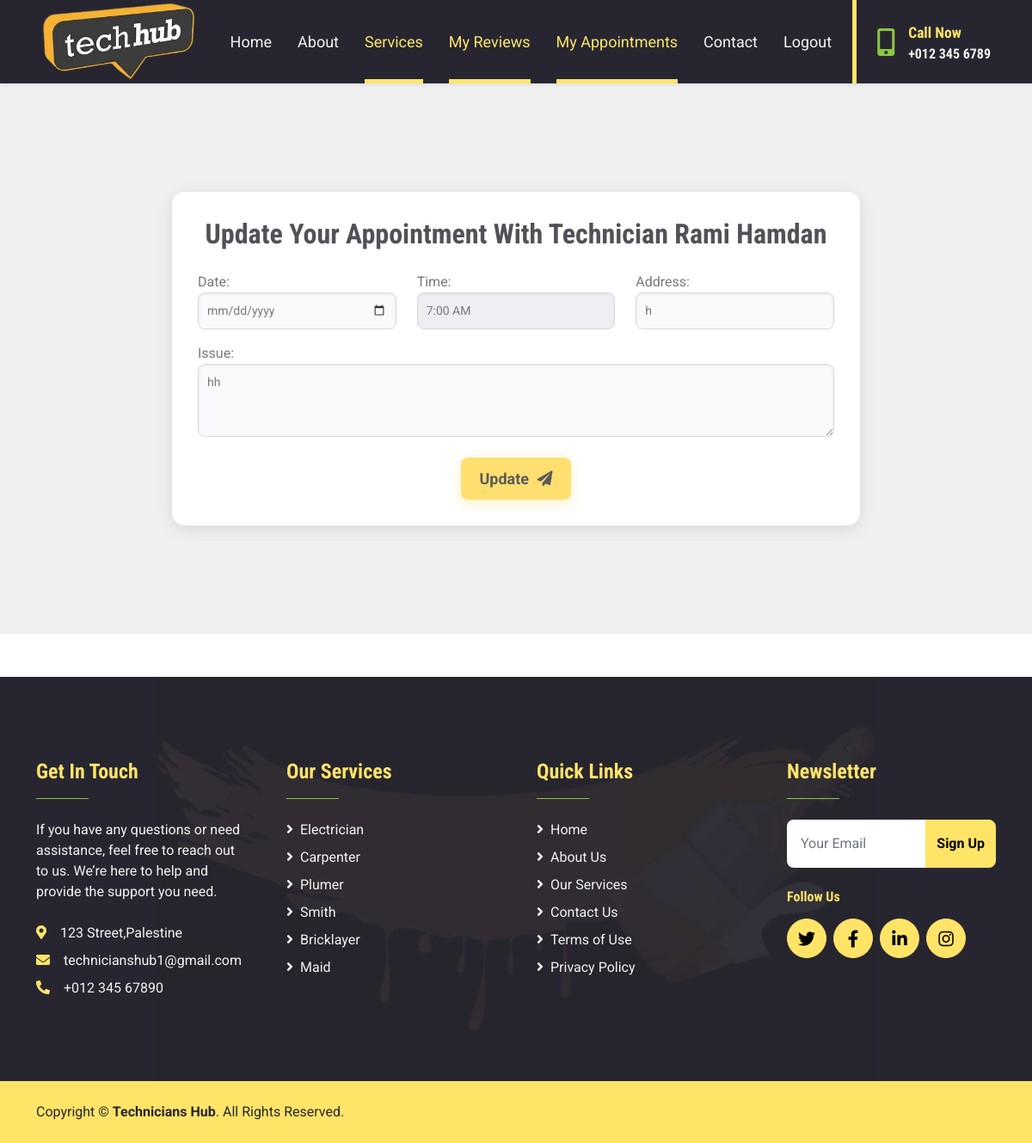
/update_appointment/3/ (signed in), run on the app's committed database.
### Technicians_app/models.py (models this page shows, shortened)
class Technician(models.Model):
    first_name = models.CharField(max_length=45)
    last_name = models.CharField(max_length=45)
    bio = models.TextField()
    phone_number = models.CharField(max_length=25)
    city = models.CharField(max_length=45)
    age = models.IntegerField()
    image = models.ImageField(upload_to='image/')
    created_at = models.DateField(auto_now_add=True)
    updated_at = models.DateField(auto_now=True)
    users = models.ManyToManyField(User, related_name="technicians",blank=True)
    role=models.ForeignKey(Role,related_name="technicians",on_delete=models.CASCADE , default=1)

class Appointment(models.Model):
    technician = models.ForeignKey(Technician, related_name="technician_appointments", on_delete=models.CASCADE)
    user = models.ForeignKey(User, related_name="user_appointments", on_delete=models.CASCADE)
    date = models.DateField()
    time = models.TimeField()
    address = models.CharField(max_length=255)
    issue = models.TextField()
    created_at = models.DateTimeField(auto_now_add=True)
    updated_at = models.DateTimeField(auto_now=True)

### Technicians_app/views.py (the view)
# urls.py: path('update_appointment/<int:appointment_id>/', views.update_appointment, name='update_appointment'),
def update_appointment(request, appointment_id):
    if 'id' not in request.session:
        return redirect('login')
    user_id = request.session['id']
    appointment = models.get_appointment(appointment_id)
    if appointment.user_id != user_id:
        messages.error(request, "You are not authorized to update this appointment.")
        return redirect('/recent_appointments')
    technician = appointment.technician
    if request.method == 'POST':
        models.update_appointment(request, appointment_id)
        send_mail(
            'Appointment Updated Successfully',
            f'Your Appointment with techncian {technician.first_name} {technician.last_name} has been Updated to be on {appointment.date} at {appointment.time}.',
            'TechniciansHub1@gmail.com',
            [appointment.user.email],
            fail_silently=False,
        )
        messages.success(request, f"Appointment with technician {technician.first_name} {technician.last_name} updated successfully.", extra_tags='info')
        return redirect('/recent_appointments')
    else:
        return render(request, 'update_appointment.html', {'appointment': appointment, 'technician': technician})

### Technicians_app/models.py (called while the page is built)
def get_appointment(appointment_id):
        return Appointment.objects.get(id=appointment_id)

### Technicians_app/templates/update_appointment.html (shortened to what this page needs)
<!DOCTYPE html>
<html lang="en">
<head>
    {% load static%}
    <link href="https://cdnjs.cloudflare.com/ajax/libs/font-awesome/5.15.0/css/all.min.css" rel="stylesheet">
    <link href="https://cdn.jsdelivr.net/npm/bootstrap-icons@1.4.1/font/bootstrap-icons.css" rel="stylesheet">
    <link href="lib/owlcarousel/assets/owl.carousel.min.css" rel="stylesheet">
    <link href="{% static 'css/bootstrap.min.css'%}" rel="stylesheet">
    <link href="{% static 'css/services.css'%}" rel="stylesheet">
    <link href="{% static 'css/app.css'%}" rel="stylesheet">
</head>
<body>
    <nav class="navbar navbar-expand-lg bg-dark navbar-dark shadow-sm px-5 py-3 py-lg-0">
        <a href="/" class="Header-branding" data-nc-element="branding" data-content-field="site-title">
            <img src="{% static 'image/logo2.PNG' %}" alt="One &amp; Done Remodeling" sizes="200px"
                class="Header-branding-logo" style="display:block; width:180px; height:auto;" loading="lazy"
                decoding="async" data-loader="sqs">
        </a>
        <div class="collapse navbar-collapse" id="navbarCollapse">
            <div class="navbar-nav ms-auto py-0 pe-4 border-end border-5 border-primary">
                <a href="/" class="nav-item nav-link">Home</a>
                <a href="/about_us" class="nav-item nav-link">About</a>
                <a href="/services" class="nav-item nav-link active">Services</a>
                <a href="{% url 'recent_reviews' %}" class="nav-item nav-link active">My Reviews</a>
                <a href="/recent_appointments" class="nav-item nav-link active">My Appointments</a>
                <a href="/contact" class="nav-item nav-link">Contact</a>
                <a href="{% url 'logout_user' %}" class="nav-item nav-link">Logout</a>
            </div>
            <div class="d-none d-lg-flex align-items-center ps-4">
                <i class="fa fa-2x fa-mobile-alt text-secondary me-3"></i>
                <div>
                    <h5 class="text-primary mb-1"><small>Call Now</small></h5>
                    <h6 class="text-light m-0">+012 345 6789</h6>
                </div>
            </div>
        </div>
    </nav>
    <div class="form-container-wrapper">
        <div class="container form-container">
            <h2 class="mb-4 text-center">Update Your Appointment With Technician {{ technician.first_name }} {{ technician.last_name }}</h2>
            <form method="post" action="{% url 'update_appointment' appointment.id %}">
                <div class="row mb-3">
                    <div class="col-md-4">
                        <div class="form-group">
                            <label for="date">Date:</label>
                            <input type="date" value="{{appiontment.date}}" name="date" id="date" class="form-control form-control-sm stylish-input" required>
                        </div>
                    </div>
                    <div class="col-md-4">
                        <div class="form-group">
                            <label for="time">Time:</label>
                            <select name="time" value="{{appointment.time}}" id="time" class="form-control form-control-sm stylish-input" required>
                                <option value="07:00:00">7:00 AM</option>
                            </select>
                        </div>
                    </div>
                    <div class="col-md-4">
                        <div class="form-group">
                            <label for="address">Address:</label>
                            <input type="text" value="{{appointment.address}}" name="address" id="address" class="form-control form-control-sm stylish-input" required>
                        </div>
                    </div>
                </div>
                <div class="form-group mb-4">
                    <label for="issue">Issue:</label>
                    <textarea name="issue"  id="issue" rows="3" class="form-control form-control-sm stylish-input" required>{{appointment.issue}}</textarea>
                </div>
                <div class="d-flex justify-content-center">
                    <button type="submit" class="btn stylish-button">
                        Update <i class="fas fa-paper-plane"></i>
                    </button>
                </div>
            </form>
        </div>
    </div>
    <div class="container-fluid bg-dark bg-footer text-light py-5">
        <div class="container py-5">
            <div class="row g-5">
                <div class="col-lg-3 col-md-6">
                    <h4 class="text-primary">Get In Touch</h4>
                    <hr class="w-25 text-secondary mb-4" style="opacity: 1;">
                    <p class="mb-4">If you have any questions or need assistance, feel free to reach out to us. We’re
                        here to help and provide the support you need.</p>
                    <p class="mb-2"><i class="fa fa-map-marker-alt text-primary me-3"></i>123 Street,Palestine</p>
                    <p class="mb-2"><i class="fa fa-envelope text-primary me-3"></i>technicianshub1@gmail.com</p>
                    <p class="mb-0"><i class="fa fa-phone-alt text-primary me-3"></i>+012 345 67890</p>
                </div>
                <div class="col-lg-3 col-md-6">
                    <h4 class="text-primary">Our Services</h4>
                    <hr class="w-25 text-secondary mb-4" style="opacity: 1;">
                    <div class="d-flex flex-column justify-content-start">
                        <a class="text-light mb-2" href="#"><i class="fa fa-angle-right me-2"></i>Electrician</a>
                        <a class="text-light mb-2" href="#"><i class="fa fa-angle-right me-2"></i>Carpenter</a>
                        <a class="text-light mb-2" href="#"><i class="fa fa-angle-right me-2"></i>Plumer</a>
                        <a class="text-light mb-2" href="#"><i class="fa fa-angle-right me-2"></i>Smith</a>
                        <a class="text-light mb-2" href="#"><i class="fa fa-angle-right me-2"></i>Bricklayer</a>
                        <a class="text-light" href="#"><i class="fa fa-angle-right me-2"></i>Maid</a>
                    </div>
                </div>
                <div class="col-lg-3 col-md-6">
                    <h4 class="text-primary">Quick Links</h4>
                    <hr class="w-25 text-secondary mb-4" style="opacity: 1;">
                    <div class="d-flex flex-column justify-content-start">
                        <a class="text-light mb-2" href="/"><i class="fa fa-angle-right me-2"></i>Home</a>
                        <a class="text-light mb-2" href="/about_us"><i class="fa fa-angle-right me-2"></i>About Us</a>
                        <a class="text-light mb-2" href="/services"><i class="fa fa-angle-right me-2"></i>Our
                            Services</a>
                        <a class="text-light mb-2" href="/contact"><i class="fa fa-angle-right me-2"></i>Contact Us</a>
                        <a class="text-light mb-2" href="/terms"><i class="fa fa-angle-right me-2"></i>Terms of Use</a>
                        <a class="text-light mb-2" href="/privacy_policy"><i class="fa fa-angle-right me-2"></i>Privacy
                            Policy</a>
                    </div>
                </div>
                <div class="col-lg-3 col-md-6">
                    <h4 class="text-primary">Newsletter</h4>
                    <hr class="w-25 text-secondary mb-4" style="opacity: 1;">
                    <form action="">
                        <div class="input-group">
                            <input type="text" class="form-control p-3 border-0" placeholder="Your Email">
                            <button class="btn btn-primary">Sign Up</button>
                        </div>
                    </form>
                    <h6 class="text-primary mt-4 mb-3">Follow Us</h6>
                    <div class="d-flex">
                        <a class="btn btn-lg btn-primary btn-lg-square rounded-circle me-2" href="#"><i
                                class="fab fa-twitter"></i></a>
                        <a class="btn btn-lg btn-primary btn-lg-square rounded-circle me-2" href="#"><i
                                class="fab fa-facebook-f"></i></a>
                        <a class="btn btn-lg btn-primary btn-lg-square rounded-circle me-2" href="#"><i
                                class="fab fa-linkedin-in"></i></a>
                        <a class="btn btn-lg btn-primary btn-lg-square rounded-circle" href="#"><i
                                class="fab fa-instagram"></i></a>
                    </div>
                </div>
            </div>
        </div>
    </div>
    <div class="container-fluid bg-primary text-dark py-4">
        <div class="container">
            <div class="row g-0">
                <div class="col-md-6 text-center text-md-start">
                    <p class="mb-md-0">Copyright &copy; <a class="text-dark fw-bold" href="#">Technicians Hub</a>. All
                        Rights Reserved.</p>
                </div>
            </div>
        </div>
    </div>
</body>
</html>

### Technicians_app/static/css/services.css (style rules this page uses)
:root { --primary: #FFE468; --secondary: #8CC641; --light: #F2F2F2; --dark: #272630; }
.btn { font-weight: 700; transition: .5s; }
.btn-lg-square { width: 46px; height: 46px; }
.btn-square, .btn-sm-square, .btn-lg-square { padding-left: 0; padding-right: 0; text-align: center; }
.navbar-dark .navbar-nav .nav-link { position: relative; margin-left: 30px; padding: 35px 0; font-size: 18px; color: var(--light); outline: none; transition: .5s; }
.navbar-dark .navbar-nav .nav-link:hover, .navbar-dark .navbar-nav .nav-link.active { color: var(--primary); }
@media (min-width: 992px) { .navbar-dark .navbar-nav .nav-link::before { position: absolute; content: ""; width: 0; height: 5px; bottom: 0; left: 50%; background: var(--primary); transition: .5s; } }
@media (min-width: 992px) { .navbar-dark .navbar-nav .nav-link:hover::before, .navbar-dark .navbar-nav .nav-link.active::before { width: 100%; left: 0; } }
.bg-footer { background: url(../img/footer.jpg) center center no-repeat; background-size: contain; }

### Technicians_app/static/css/app.css (style rules this page uses)
body { background-color: white; }
.form-container-wrapper { display: flex; justify-content: center; align-items: center; min-height: 80vh; background-color: #f0f0f0; margin-bottom: 50px; }
.form-container { background: #ffffff; padding: 30px; border-radius: 15px; box-shadow: 0 4px 20px rgba(0, 0, 0, 0.1); max-width: 800px; width: 100%; position: relative; overflow: hidden; }
.form-container::before { content: ''; position: absolute; top: -50%; left: -50%; width: 200%; height: 200%; background: rgba(255, 255, 255, 0.2); pointer-events: none; filter: blur(100px); animation: glowing 6s infinite alternate; }
.stylish-input { border-radius: 8px; border: 1px solid #ced4da; padding: 10px; background-color: #f8f9fa; box-shadow: inset 0 1px 3px rgba(0, 0, 0, 0.1); transition: all 0.3s ease; }
.stylish-button { background-color: #ffd84d; color: #333333; padding: 10px 20px; border-radius: 8px; font-size: 18px; font-weight: bold; transition: all 0.3s ease; box-shadow: 0 4px 15px rgba(255, 216, 77, 0.4); }
.stylish-button i { margin-left: 5px; }

### data on the page
Technician: first_name "Rami", last_name "Hamdan"
Appointment: time "7:00 AM", address "h", issue "hh"
